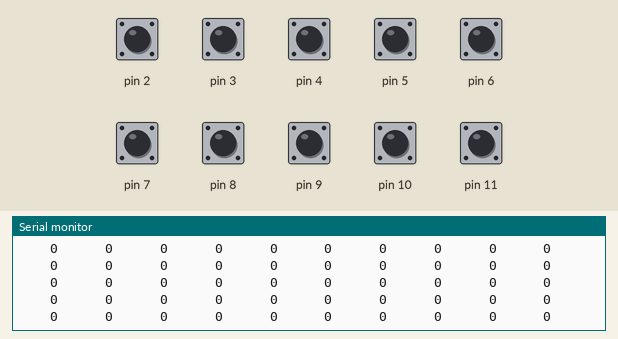
Recording of a sketch running on a simulated Arduino Uno, built with avr-gcc and run on an emulated ATmega328P. On the bench: the last lines printed to the serial monitor. The inputs (shaded band) are chosen by the test bench; at power-on: pin 2–11 HIGH.

Above: at 1.2 s.
1.3 s: pin 2 pulled LOW for 0.15 s
At 1.45 s:
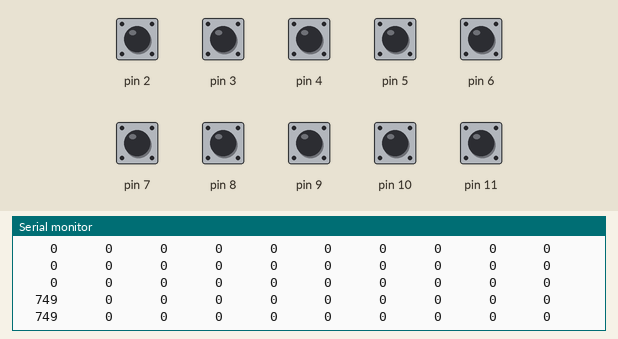
4.4 s: pin 3 pulled LOW for 0.15 s
At 4.48 s:
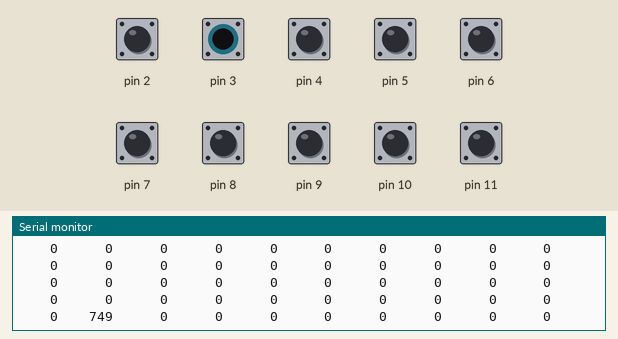
7.5 s: pin 4 pulled LOW for 0.15 s
At 7.64 s:
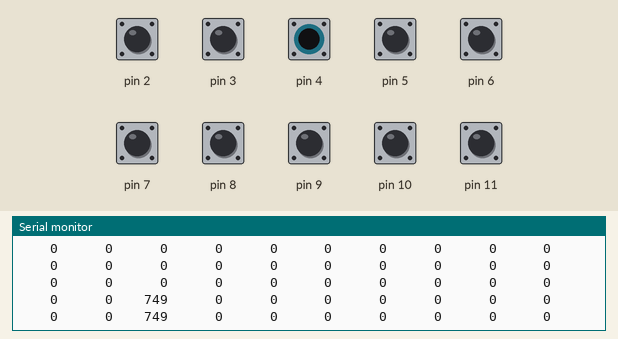
10.6 s: pin 5 pulled LOW for 0.15 s
At 10.67 s:
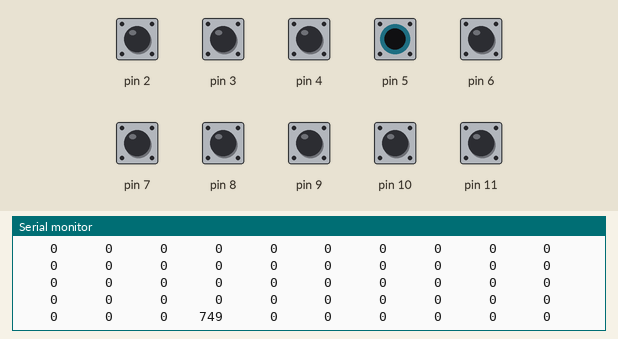
13.7 s: pin 6 pulled LOW for 0.15 s
At 13.83 s:
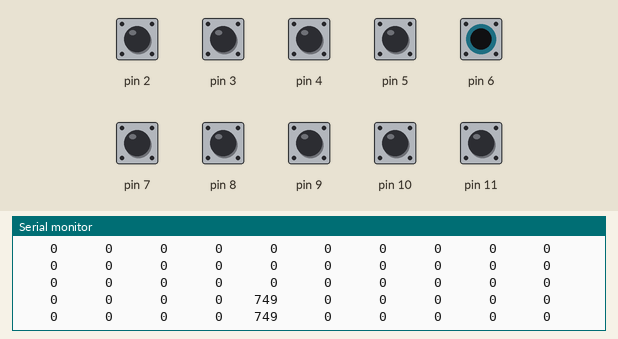
16.8 s: pin 7 pulled LOW for 0.15 s
At 16.86 s:
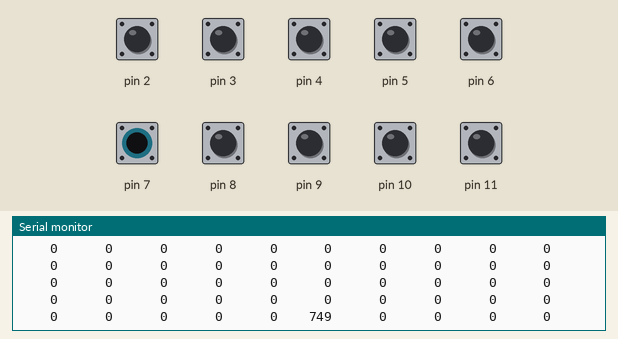

The sketch:

SensorInspect_0512.ino
```cpp
#include <CapacitiveSensor.h>
#include <stdio.h>
#include <stdlib.h>

CapacitiveSensor sensor[] = {
  CapacitiveSensor(12, 2),
  CapacitiveSensor(12, 3),
  CapacitiveSensor(12, 4),
  CapacitiveSensor(12, 5),
  CapacitiveSensor(12, 6),
  CapacitiveSensor(12, 7),
  CapacitiveSensor(12, 8),
  CapacitiveSensor(12, 9),
  CapacitiveSensor(12, 10),
  CapacitiveSensor(12, 11),
};
const int N_SENSORS = sizeof sensor / sizeof sensor[0];

template <typename T> inline void swap(T &a, T &b) { T t = a; a = b; b = t; }

long sensorBase[N_SENSORS]; // Floor values for sensors
int lastBaseInc;

void setup() {
  Serial.begin(9600);
  for (int i = 0; i < N_SENSORS; i++) {
    sensor[i].set_CS_AutocaL_Millis(0xFFFFFFFF);
    sensorBase[i] = 0x7FFFFFF0; // Avoid accidental wraparound
  }
  lastBaseInc = millis();
}

void loop() {
  long result[N_SENSORS];
  for (int i = 0; i < N_SENSORS; i++) {
    const int N_SAMPLES = 5;
    long samples[N_SAMPLES];
    for (int j = 0; j < N_SAMPLES; j++)
      samples[j] = sensor[i].capacitiveSensorRaw(5);
    for (int j = 0; j < N_SAMPLES; j++)
      for (int k = j + 1; k < N_SAMPLES; k++)
        if (samples[j] > samples[k]) swap(samples[j], samples[k]);
    result[i] = samples[N_SAMPLES / 2];
  }

  if (lastBaseInc + 1000 < millis()) {
    for (int i = 0; i < N_SENSORS; i++) sensorBase[i]++;
    lastBaseInc = millis();
  }
  for (int i = 0; i < N_SENSORS; i++) {
    if (sensorBase[i] > result[i]) {
      if (sensorBase[i] == 0x7FFFFFF0) sensorBase[i] = result[i];
      else sensorBase[i]--;
    }
    result[i] -= sensorBase[i];
  }

  char line[N_SENSORS * 6 + 1];
  for (int i = 0; i < N_SENSORS; i++)
    sprintf(line + i * 6, "%5ld\t", result[i]);
  Serial.println(line);
}
```

Measured:
- after the input at 1.3 s, the serial monitor: prints a new line after 0.08 s (image 1)
- after the input at 4.4 s, the serial monitor: prints a new line after 0.08 s (image 2)
- after the input at 7.5 s, the serial monitor: prints a new line after 0.07 s (image 3)
- after the input at 10.6 s, the serial monitor: prints a new line after 0.07 s (image 4)
- after the input at 13.7 s, the serial monitor: prints a new line after 0.06 s (image 5)
- after the input at 16.8 s, the serial monitor: prints a new line after 0.06 s (image 6)
